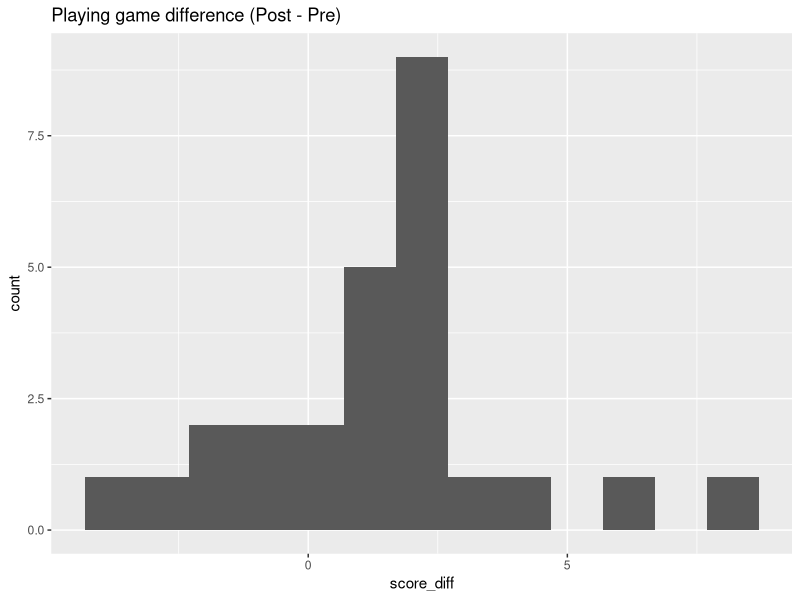

Reproduce this figure in R.
## ---- chunk 1
knitr::opts_chunk$set(echo = TRUE)
## ---- chunk 2
mu <- 100
value <- 105
sigma <- 15
pnorm(value, mean = mu, sd = sigma, lower.tail = TRUE)
## ---- chunk 3
bottom_iq <- 95
top_iq <- 105

mu <- 100
sigma <- 15

a <- pnorm(bottom_iq, mean = mu, sd = sigma)
b <- pnorm(top_iq, mean = mu, sd = sigma)
prob <- b - a
print(prob)
## ---- chunk 4
library(ggplot2, warn.conflicts = FALSE)
library(dplyr, warn.conflicts = FALSE)
data <- read.csv("./monsters.csv")
mu <- 1.192
diff <- data %>% mutate(score_diff = Post - Pre)
ggplot(diff, aes(x = score_diff)) + geom_histogram(binwidth = 1, center = mu) + labs(title = "Playing game difference (Post - Pre)")
## ---- chunk 5
library(ggplot2, warn.conflicts = FALSE)
library(dplyr, warn.conflicts = FALSE)
data <- read.csv("./monsters.csv")
mu <- 1.192
diff <- data %>% mutate(score_diff = Post - Pre)
n <- 13
alpha <- 0.05
standard_deviation <- sd(diff$score_diff)

# t-stat value
t.test(diff$score_diff, mu = mu, alternative = "t")
# p value
t.test(diff$score_diff, mu = mu, alternative = "t")$p.value
## ---- chunk 6
alpha <- 0.05
standard_deviation <- 1.65
n <- 5
init <- 60
final <- 58

power.t.test(n = n, delta = abs(init - final), sd = standard_deviation, sig.level = alpha, type = "one.sample", alternative = "two.sided")$power
